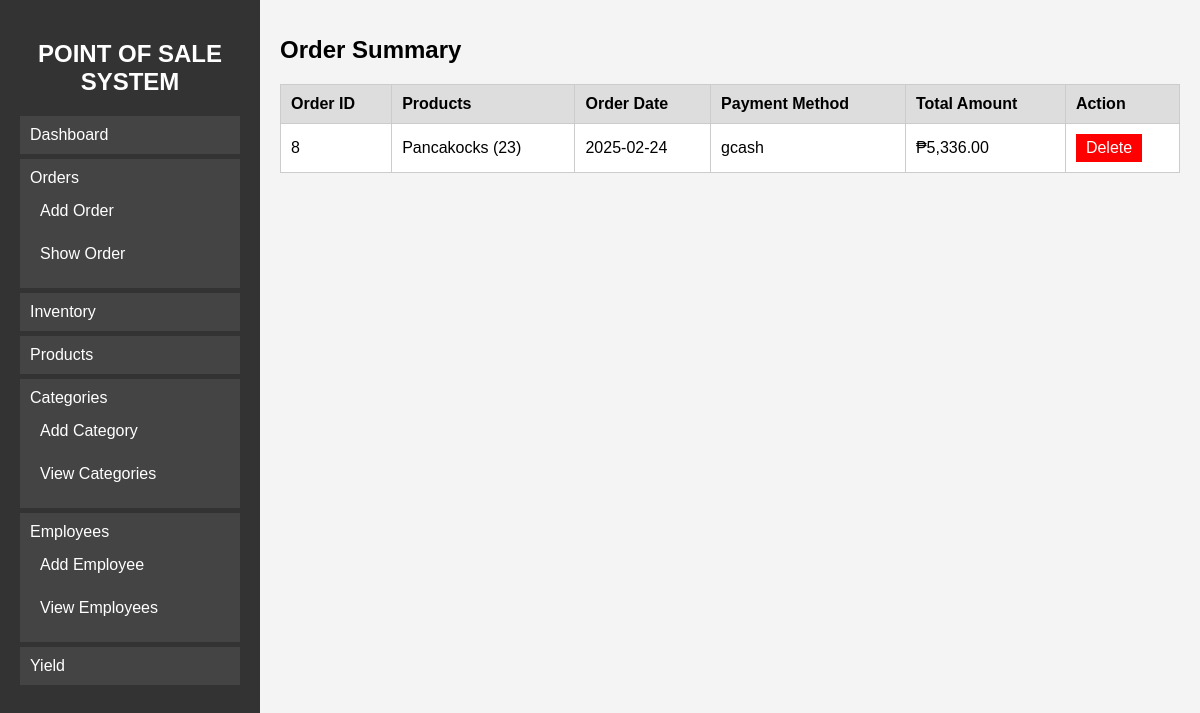
/showorder.php, run on an earlier commit of the app's database.
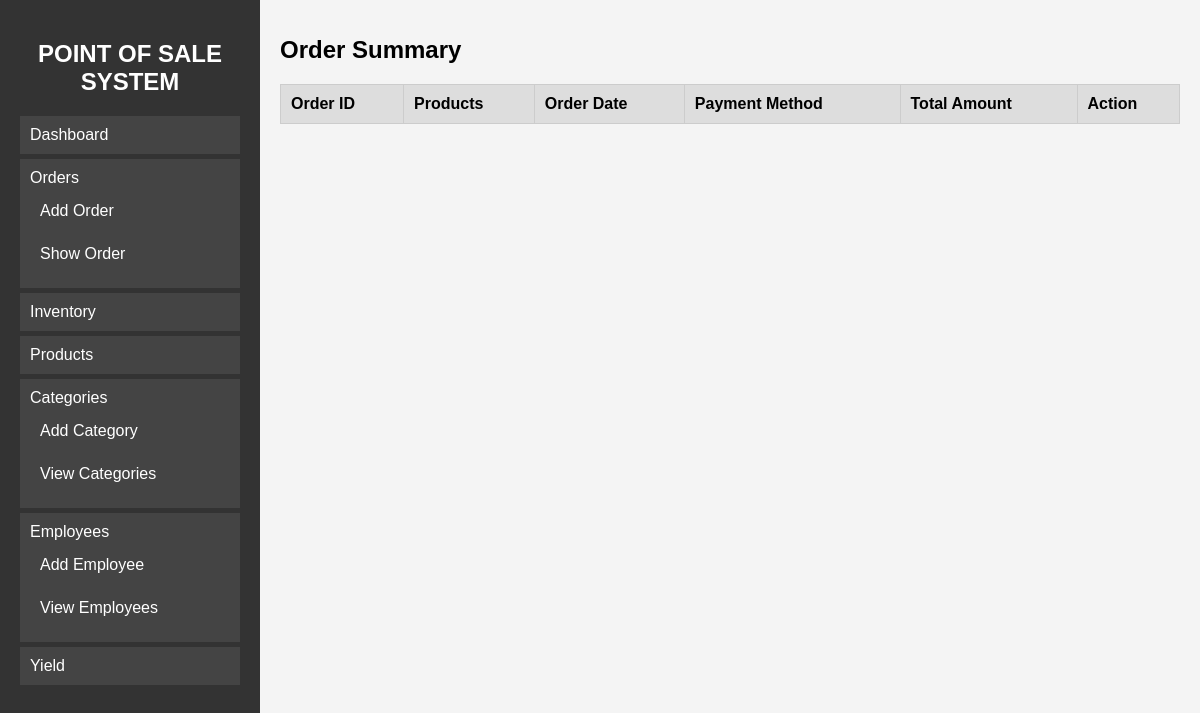
And on a later commit of the database.
### tables this page shows
CREATE TABLE `order` (
  `OrderID` int(11) NOT NULL,
  `Order_Date` date NOT NULL,
  `Payment_Method` varchar(50) NOT NULL,
  `Amount` decimal(10,2) NOT NULL
);

### showorder.php (the view, shortened to what this page needs)
<?php
include 'db.php';
?>
<!DOCTYPE html>
<html lang="en">
<head>
    <link rel="stylesheet" href="main.css">
</head>
<body>
<div class="sidebar">
    <h2>POINT OF SALE SYSTEM</h2>
    <ul>
        <li><a href="main.php">Dashboard</a></li>
        <li><a href="#">Orders</a>
            <ul>
                <li><a href="addorder.php">Add Order</a></li>
                <li><a href="showorder.php">Show Order</a></li>
            </ul>
        </li>
        <li><a href="inventory.php">Inventory</a></li>
        <li><a href="products.php">Products</a></li>
        <li><a href="#">Categories</a>
            <ul>
                <li><a href="addcategory.php">Add Category</a></li>
                <li><a href="viewcategory.php">View Categories</a></li>
            </ul>
        </li>
        <li><a href="#">Employees</a>
            <ul>
                <li><a href="addemployee.php">Add Employee</a></li>
                <li><a href="viewemployee.php">View Employees</a></li>
            </ul>
        </li>
        <li><a href="yield.php">Yield</a></li>
    </ul>
</div>
<div class="main-content">
    <h1>Order Summary</h1>
    <?php
    $query = "
        SELECT o.OrderID, o.Order_Date, o.Payment_Method, o.Amount,
               GROUP_CONCAT(CONCAT(p.Product_Name, ' (', oi.Quantity, ')') SEPARATOR ', ') AS Products
        FROM `Order` o
        JOIN Order_Item oi ON o.OrderID = oi.OrderID
        JOIN Product p ON oi.ProductID = p.ProductID
        GROUP BY o.OrderID
        ORDER BY o.Order_Date DESC";
    $result = mysqli_query($conn, $query);
    ?>
    <table>
        <tr>
            <th>Order ID</th>
            <th>Products</th>
            <th>Order Date</th>
            <th>Payment Method</th>
            <th>Total Amount</th>
            <th>Action</th>
        </tr>
        <?php
        while ($row = mysqli_fetch_assoc($result)) {
            echo "<tr>
                    <td>{$row['OrderID']}</td>
                    <td>{$row['Products']}</td>
                    <td>{$row['Order_Date']}</td>
                    <td>{$row['Payment_Method']}</td>
                    <td>₱" . number_format($row['Amount'], 2) . "</td>
                    <td>
                        <a href='showorder.php?delete={$row['OrderID']}' class='remove-btn' onclick='return confirm(\"Are you sure you want to delete this order?\");'>Delete</a>
                    </td>
                  </tr>";
        }
        ?>
    </table>
</div>
</body>
</html>

What changed in the data, as far as the page shows it:
removed order: OrderID "8", Products "Pancakocks (23)", Order_Date "2025-02-24", Payment_Method "gcash", Amount "5,336.00"
